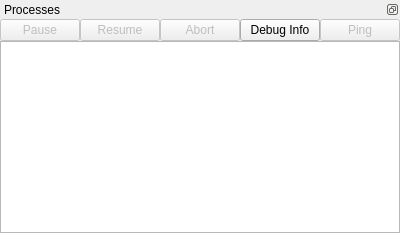
      <widget class="QWidget" name="processesTab">
       <attribute name="title">
        <string>Processes</string>
       </attribute>
       <layout class="QHBoxLayout" name="horizontalLayout_18">
        <property name="spacing">
         <number>0</number>
        </property>
        <property name="leftMargin">
         <number>0</number>
        </property>
        <property name="topMargin">
         <number>0</number>
        </property>
        <property name="rightMargin">
         <number>0</number>
        </property>
        <property name="bottomMargin">
         <number>0</number>
        </property>
        <item>
         <widget class="QDockWidget" name="processesDock">
          <property name="sizePolicy">
           <sizepolicy hsizetype="Expanding" vsizetype="Expanding">
            <horstretch>0</horstretch>
            <verstretch>0</verstretch>
           </sizepolicy>
          </property>
          <property name="features">
           <set>QDockWidget::DockWidgetFloatable|QDockWidget::DockWidgetMovable</set>
          </property>
          <property name="windowTitle">
           <string>Processes</string>
          </property>
          <widget class="QWidget" name="processesDockContents">
           <layout class="QHBoxLayout" name="horizontalLayout_3">
            <property name="spacing">
             <number>0</number>
            </property>
            <property name="leftMargin">
             <number>0</number>
            </property>
            <property name="topMargin">
             <number>0</number>
            </property>
            <property name="rightMargin">
             <number>0</number>
            </property>
            <property name="bottomMargin">
             <number>0</number>
            </property>
            <item>
             <layout class="QVBoxLayout" name="vertLayout_22">
              <item>
               <layout class="QHBoxLayout" name="horizontalLayout_5">
                <item>
                 <widget class="QPushButton" name="processPauseButton">
                  <property name="enabled">
                   <bool>false</bool>
                  </property>
                  <property name="sizePolicy">
                   <sizepolicy hsizetype="Preferred" vsizetype="Fixed">
                    <horstretch>0</horstretch>
                    <verstretch>0</verstretch>
                   </sizepolicy>
                  </property>
                  <property name="toolTip">
                   <string>Attempt to pause the selected process. Not supported on Windows.</string>
                  </property>
                  <property name="text">
                   <string>Pause</string>
                  </property>
                  <property name="shortcut">
                   <string>R</string>
                  </property>
                 </widget>
                </item>
                <item>
                 <widget class="QPushButton" name="processResumeButton">
                  <property name="enabled">
                   <bool>false</bool>
                  </property>
                  <property name="toolTip">
                   <string>Attempt to resume the selected process. Not supported on Windows</string>
                  </property>
                  <property name="text">
                   <string>Resume</string>
                  </property>
                 </widget>
                </item>
                <item>
                 <widget class="QPushButton" name="processAbortButton">
                  <property name="enabled">
                   <bool>false</bool>
                  </property>
                  <property name="toolTip">
                   <string>Kill the selected process</string>
                  </property>
                  <property name="text">
                   <string>Abort</string>
                  </property>
                 </widget>
                </item>
                <item>
                 <widget class="QPushButton" name="debugInfoButton">
                  <property name="text">
                   <string>Debug Info</string>
                  </property>
                 </widget>
                </item>
                <item>
                 <widget class="QPushButton" name="pingButton">
                  <property name="enabled">
                   <bool>false</bool>
                  </property>
                  <property name="sizePolicy">
                   <sizepolicy hsizetype="Minimum" vsizetype="Fixed">
                    <horstretch>0</horstretch>
                    <verstretch>0</verstretch>
                   </sizepolicy>
                  </property>
                  <property name="toolTip">
                   <string>Ping the selected process</string>
                  </property>
                  <property name="text">
                   <string>Ping</string>
                  </property>
                 </widget>
                </item>
               </layout>
              </item>
              <item>
               <widget class="QTreeView" name="processesTreeView">
                <property name="editTriggers">
                 <set>QAbstractItemView::NoEditTriggers</set>
                </property>
                <property name="dragDropOverwriteMode">
                 <bool>false</bool>
                </property>
                <property name="selectionMode">
                 <enum>QAbstractItemView::MultiSelection</enum>
                </property>
                <property name="selectionBehavior">
                 <enum>QAbstractItemView::SelectRows</enum>
                </property>
                <property name="wordWrap">
                 <bool>true</bool>
                </property>
               </widget>
              </item>
             </layout>
            </item>
           </layout>
          </widget>
         </widget>
        </item>
       </layout>
      </widget>
